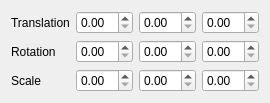
<?xml version="1.0" encoding="UTF-8"?>
<ui version="4.0">
 <class>TransformWidget</class>
 <widget class="QWidget" name="TransformWidget">
  <property name="geometry">
   <rect>
    <x>0</x>
    <y>0</y>
    <width>250</width>
    <height>96</height>
   </rect>
  </property>
  <property name="sizePolicy">
   <sizepolicy hsizetype="Preferred" vsizetype="Minimum">
    <horstretch>0</horstretch>
    <verstretch>0</verstretch>
   </sizepolicy>
  </property>
  <property name="windowTitle">
   <string>Transform</string>
  </property>
  <layout class="QFormLayout" name="formLayout">
   <item row="0" column="0">
    <widget class="QLabel" name="label">
     <property name="text">
      <string>Translation</string>
     </property>
    </widget>
   </item>
   <item row="0" column="1">
    <layout class="QHBoxLayout" name="horizontalLayout">
     <item>
      <widget class="QDoubleSpinBox" name="spinTx">
       <property name="sizePolicy">
        <sizepolicy hsizetype="Fixed" vsizetype="Fixed">
         <horstretch>0</horstretch>
         <verstretch>0</verstretch>
        </sizepolicy>
       </property>
       <property name="frame">
        <bool>true</bool>
       </property>
       <property name="buttonSymbols">
        <enum>QAbstractSpinBox::UpDownArrows</enum>
       </property>
      </widget>
     </item>
     <item>
      <widget class="QDoubleSpinBox" name="spinTy">
       <property name="sizePolicy">
        <sizepolicy hsizetype="Fixed" vsizetype="Fixed">
         <horstretch>0</horstretch>
         <verstretch>0</verstretch>
        </sizepolicy>
       </property>
       <property name="frame">
        <bool>true</bool>
       </property>
       <property name="buttonSymbols">
        <enum>QAbstractSpinBox::UpDownArrows</enum>
       </property>
      </widget>
     </item>
     <item>
      <widget class="QDoubleSpinBox" name="spinTz">
       <property name="sizePolicy">
        <sizepolicy hsizetype="Fixed" vsizetype="Fixed">
         <horstretch>0</horstretch>
         <verstretch>0</verstretch>
        </sizepolicy>
       </property>
      </widget>
     </item>
    </layout>
   </item>
   <item row="1" column="0">
    <widget class="QLabel" name="label_4">
     <property name="text">
      <string>Rotation</string>
     </property>
    </widget>
   </item>
   <item row="1" column="1">
    <layout class="QHBoxLayout" name="horizontalLayout_2">
     <item>
      <widget class="QDoubleSpinBox" name="spinRx">
       <property name="sizePolicy">
        <sizepolicy hsizetype="Fixed" vsizetype="Fixed">
         <horstretch>0</horstretch>
         <verstretch>0</verstretch>
        </sizepolicy>
       </property>
       <property name="frame">
        <bool>true</bool>
       </property>
       <property name="buttonSymbols">
        <enum>QAbstractSpinBox::UpDownArrows</enum>
       </property>
      </widget>
     </item>
     <item>
      <widget class="QDoubleSpinBox" name="spinRy">
       <property name="sizePolicy">
        <sizepolicy hsizetype="Fixed" vsizetype="Fixed">
         <horstretch>0</horstretch>
         <verstretch>0</verstretch>
        </sizepolicy>
       </property>
       <property name="frame">
        <bool>true</bool>
       </property>
       <property name="buttonSymbols">
        <enum>QAbstractSpinBox::UpDownArrows</enum>
       </property>
      </widget>
     </item>
     <item>
      <widget class="QDoubleSpinBox" name="spinRz">
       <property name="sizePolicy">
        <sizepolicy hsizetype="Fixed" vsizetype="Fixed">
         <horstretch>0</horstretch>
         <verstretch>0</verstretch>
        </sizepolicy>
       </property>
      </widget>
     </item>
    </layout>
   </item>
   <item row="2" column="0">
    <widget class="QLabel" name="label_3">
     <property name="text">
      <string>Scale</string>
     </property>
    </widget>
   </item>
   <item row="2" column="1">
    <layout class="QHBoxLayout" name="horizontalLayout_3">
     <item>
      <widget class="QDoubleSpinBox" name="spinSx">
       <property name="sizePolicy">
        <sizepolicy hsizetype="Fixed" vsizetype="Fixed">
         <horstretch>0</horstretch>
         <verstretch>0</verstretch>
        </sizepolicy>
       </property>
       <property name="frame">
        <bool>true</bool>
       </property>
       <property name="buttonSymbols">
        <enum>QAbstractSpinBox::UpDownArrows</enum>
       </property>
      </widget>
     </item>
     <item>
      <widget class="QDoubleSpinBox" name="spinSy">
       <property name="sizePolicy">
        <sizepolicy hsizetype="Fixed" vsizetype="Fixed">
         <horstretch>0</horstretch>
         <verstretch>0</verstretch>
        </sizepolicy>
       </property>
       <property name="frame">
        <bool>true</bool>
       </property>
       <property name="buttonSymbols">
        <enum>QAbstractSpinBox::UpDownArrows</enum>
       </property>
      </widget>
     </item>
     <item>
      <widget class="QDoubleSpinBox" name="spinSz">
       <property name="sizePolicy">
        <sizepolicy hsizetype="Fixed" vsizetype="Fixed">
         <horstretch>0</horstretch>
         <verstretch>0</verstretch>
        </sizepolicy>
       </property>
      </widget>
     </item>
    </layout>
   </item>
  </layout>
 </widget>
 <resources/>
 <connections/>
</ui>
